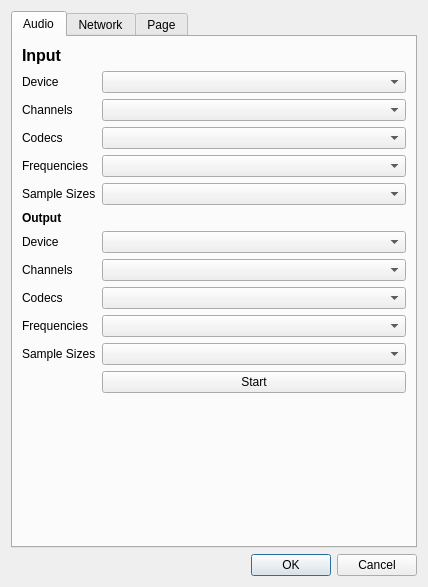
<?xml version="1.0" encoding="UTF-8"?>
<ui version="4.0">
 <class>ConfigurationDialog</class>
 <widget class="QDialog" name="ConfigurationDialog">
  <property name="geometry">
   <rect>
    <x>0</x>
    <y>0</y>
    <width>428</width>
    <height>587</height>
   </rect>
  </property>
  <property name="windowTitle">
   <string>Dialog</string>
  </property>
  <layout class="QVBoxLayout" name="verticalLayout">
   <item>
    <widget class="QTabWidget" name="tabWidget">
     <property name="currentIndex">
      <number>0</number>
     </property>
     <widget class="QWidget" name="tab">
      <attribute name="title">
       <string>Audio</string>
      </attribute>
      <layout class="QFormLayout" name="formLayout_2">
       <property name="fieldGrowthPolicy">
        <enum>QFormLayout::AllNonFixedFieldsGrow</enum>
       </property>
       <item row="0" column="0">
        <widget class="QLabel" name="label_5">
         <property name="font">
          <font>
           <pointsize>12</pointsize>
           <weight>75</weight>
           <italic>false</italic>
           <bold>true</bold>
           <underline>false</underline>
          </font>
         </property>
         <property name="text">
          <string>Input</string>
         </property>
        </widget>
       </item>
       <item row="2" column="0">
        <widget class="QLabel" name="label">
         <property name="text">
          <string>Device</string>
         </property>
        </widget>
       </item>
       <item row="2" column="1">
        <widget class="QComboBox" name="iComboBox"/>
       </item>
       <item row="3" column="0">
        <widget class="QLabel" name="label_7">
         <property name="text">
          <string>Channels</string>
         </property>
        </widget>
       </item>
       <item row="3" column="1">
        <widget class="QComboBox" name="iChannelsComboBox"/>
       </item>
       <item row="4" column="0">
        <widget class="QLabel" name="label_8">
         <property name="text">
          <string>Codecs</string>
         </property>
        </widget>
       </item>
       <item row="4" column="1">
        <widget class="QComboBox" name="iCodecsComboBox"/>
       </item>
       <item row="5" column="0">
        <widget class="QLabel" name="label_2">
         <property name="text">
          <string>Frequencies</string>
         </property>
        </widget>
       </item>
       <item row="5" column="1">
        <widget class="QComboBox" name="iFrequenciesComboBox"/>
       </item>
       <item row="6" column="0">
        <widget class="QLabel" name="label_9">
         <property name="text">
          <string>Sample Sizes</string>
         </property>
        </widget>
       </item>
       <item row="6" column="1">
        <widget class="QComboBox" name="iSampleSizesComboBox"/>
       </item>
       <item row="14" column="1">
        <widget class="QPushButton" name="pushButton">
         <property name="text">
          <string>Start</string>
         </property>
         <property name="checkable">
          <bool>true</bool>
         </property>
         <property name="checked">
          <bool>false</bool>
         </property>
         <property name="default">
          <bool>false</bool>
         </property>
         <property name="flat">
          <bool>false</bool>
         </property>
        </widget>
       </item>
       <item row="8" column="0">
        <widget class="QLabel" name="label_10">
         <property name="font">
          <font>
           <weight>75</weight>
           <bold>true</bold>
          </font>
         </property>
         <property name="text">
          <string>Output</string>
         </property>
        </widget>
       </item>
       <item row="9" column="1">
        <widget class="QComboBox" name="outputComboBox"/>
       </item>
       <item row="10" column="1">
        <widget class="QComboBox" name="comboBox"/>
       </item>
       <item row="11" column="1">
        <widget class="QComboBox" name="comboBox_2"/>
       </item>
       <item row="12" column="1">
        <widget class="QComboBox" name="comboBox_3"/>
       </item>
       <item row="13" column="1">
        <widget class="QComboBox" name="comboBox_4"/>
       </item>
       <item row="9" column="0">
        <widget class="QLabel" name="label_11">
         <property name="text">
          <string>Device</string>
         </property>
        </widget>
       </item>
       <item row="10" column="0">
        <widget class="QLabel" name="label_12">
         <property name="text">
          <string>Channels</string>
         </property>
        </widget>
       </item>
       <item row="11" column="0">
        <widget class="QLabel" name="label_13">
         <property name="text">
          <string>Codecs</string>
         </property>
        </widget>
       </item>
       <item row="12" column="0">
        <widget class="QLabel" name="label_14">
         <property name="text">
          <string>Frequencies</string>
         </property>
        </widget>
       </item>
       <item row="13" column="0">
        <widget class="QLabel" name="label_15">
         <property name="text">
          <string>Sample Sizes</string>
         </property>
        </widget>
       </item>
      </layout>
     </widget>
     <widget class="QWidget" name="tab_2">
      <attribute name="title">
       <string>Network</string>
      </attribute>
      <widget class="QLabel" name="label_3">
       <property name="geometry">
        <rect>
         <x>10</x>
         <y>10</y>
         <width>62</width>
         <height>17</height>
        </rect>
       </property>
       <property name="font">
        <font>
         <pointsize>12</pointsize>
         <weight>75</weight>
         <bold>true</bold>
        </font>
       </property>
       <property name="text">
        <string>Server</string>
       </property>
      </widget>
      <widget class="QLineEdit" name="lineEdit">
       <property name="geometry">
        <rect>
         <x>150</x>
         <y>30</y>
         <width>191</width>
         <height>27</height>
        </rect>
       </property>
      </widget>
      <widget class="QLineEdit" name="lineEdit_2">
       <property name="geometry">
        <rect>
         <x>150</x>
         <y>80</y>
         <width>51</width>
         <height>27</height>
        </rect>
       </property>
      </widget>
      <widget class="QLabel" name="label_4">
       <property name="geometry">
        <rect>
         <x>50</x>
         <y>30</y>
         <width>62</width>
         <height>17</height>
        </rect>
       </property>
       <property name="text">
        <string>Ip</string>
       </property>
      </widget>
      <widget class="QLabel" name="label_6">
       <property name="geometry">
        <rect>
         <x>50</x>
         <y>80</y>
         <width>62</width>
         <height>17</height>
        </rect>
       </property>
       <property name="text">
        <string>Port</string>
       </property>
      </widget>
     </widget>
     <widget class="QWidget" name="tab_3">
      <attribute name="title">
       <string>Page</string>
      </attribute>
     </widget>
    </widget>
   </item>
   <item>
    <widget class="QDialogButtonBox" name="buttonBox">
     <property name="orientation">
      <enum>Qt::Horizontal</enum>
     </property>
     <property name="standardButtons">
      <set>QDialogButtonBox::Cancel|QDialogButtonBox::Ok</set>
     </property>
    </widget>
   </item>
  </layout>
 </widget>
 <resources/>
 <connections>
  <connection>
   <sender>buttonBox</sender>
   <signal>accepted()</signal>
   <receiver>ConfigurationDialog</receiver>
   <slot>accept()</slot>
   <hints>
    <hint type="sourcelabel">
     <x>248</x>
     <y>254</y>
    </hint>
    <hint type="destinationlabel">
     <x>157</x>
     <y>274</y>
    </hint>
   </hints>
  </connection>
  <connection>
   <sender>buttonBox</sender>
   <signal>rejected()</signal>
   <receiver>ConfigurationDialog</receiver>
   <slot>reject()</slot>
   <hints>
    <hint type="sourcelabel">
     <x>316</x>
     <y>260</y>
    </hint>
    <hint type="destinationlabel">
     <x>286</x>
     <y>274</y>
    </hint>
   </hints>
  </connection>
 </connections>
</ui>
